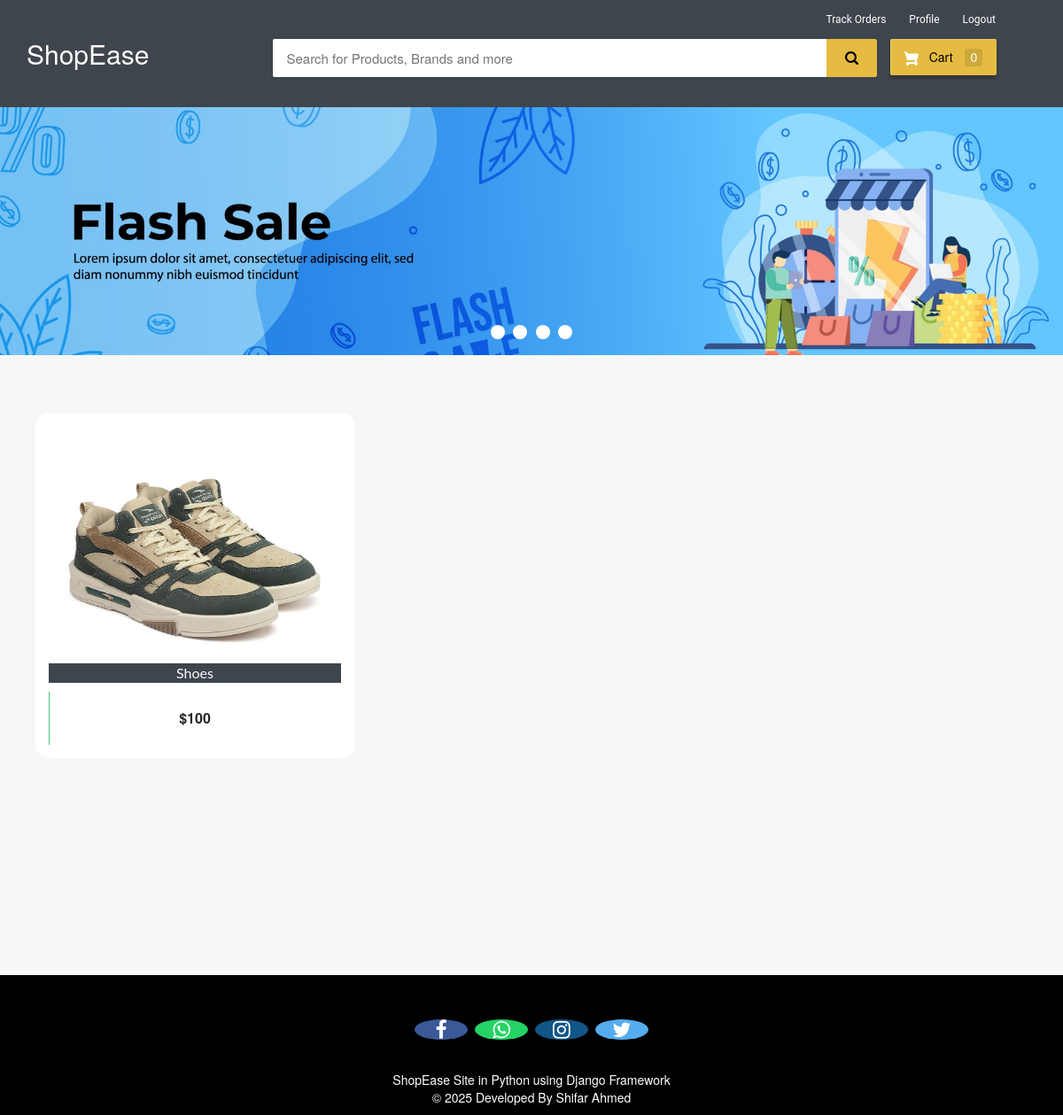
Page /customer-home (signed in) on the committed database.
### ecom/models.py (models this page shows, shortened)
class Product(models.Model):
    name=models.CharField(max_length=40)
    product_image= models.ImageField(upload_to='product_image/',null=True,blank=True)
    price = models.PositiveIntegerField()
    description=models.CharField(max_length=40)
    stock = models.PositiveIntegerField(default=0)

### ecom/views.py (the view)
# urls.py: path('customer-home', views.customer_home_view,name='customer-home'),
@login_required(login_url='customerlogin')
@user_passes_test(is_customer)
def customer_home_view(request):
    products=models.Product.objects.all()
    if 'product_ids' in request.COOKIES:
        product_ids = request.COOKIES['product_ids']
        counter=product_ids.split('|')
        product_count_in_cart=len(set(counter))
    else:
        product_count_in_cart=0
    return render(request,'ecom/customer_home.html',{'products':products,'product_count_in_cart':product_count_in_cart})

### ecom/views.py (called while the page is built)
def is_customer(user):
    return user.groups.filter(name='CUSTOMER').exists()

### templates/ecom/customer_home.html (shortened to what this page needs)
{% extends 'ecom/customer_base.html' %}
{% load static %}
{% block content %}
<div class="row">
  <div class="col-md-12">
    <div class="slider-container">
      <div class="menu">
        <label for="slide-dot-1"></label>
        <label for="slide-dot-2"></label>
        <label for="slide-dot-3"></label>
        <label for="slide-dot-4"></label>
      </div>
        <div class="slide slide-1"></div>
    </div>
  </div>
</div>
  {%if products%}
  <br>
  <div class="row">
      {% for p in products %}
      <div class="column">
      <div class="container page-wrapper" style="width: 450px;">
        <div class="page-inner">
          <div class="row">
            <div class="el-wrapper">
              <div class="box-up">
                <img class="img" src="{% static p.product_image.url %}" alt="product pic" height="300px" width="300px">
                <div class="img-info">
                  <div class="info-inner">
                    <span style="background-color:#3e454c; color:fbfbfb;"class="p-company">{{p.name}}</span>
                  </div>
                </div>
              </div>
              <div class="box-down">
                {% if p.stock|add:"0" > 0 %}
                <a class="cart" href="{% url 'add-to-cart' p.id  %}">
                  <span class="price">${{p.price}}</span>
                  <span class="add-to-cart">
                    <span class="txt"><i class="fa fa-shopping-cart"></i> Add To Cart</span>
                  </span>
                </a>
                {% endif %}
              </div>
            </div>
          </div>
        </div>
      </div>
      </div>
  {% endfor %}
</div>
{%else%}
<h3 style="text-align:center; color:#3E454C;">No Search Found</h3>
{%endif%}
<br><br><br>
<br><br><br><br><br><br><br><br><br><br><br><br>
{% endblock content %}

### templates/ecom/customer_base.html (style rules this page uses)
body { background-color: #f7f7f7; }
.menu { cursor: pointer }
.fa { font-size: 23px; width: 60px; text-align: center; text-decoration: none; margin: 5px 2px; border-radius: 50%; }

### rows in the picture
Product: product_image (picture), name "Shoes", price "100"

### other values in the picture
{{ product_count_in_cart }} "0"
